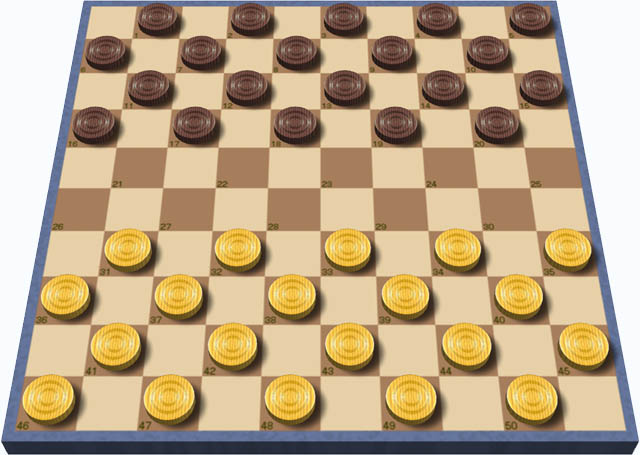
#> input picture Computer_Vision/CheckerBoard/board16.jpg, 640 x 455 px
$ python hw1_4.py board16.jpg
#> lines starting #> are read from the running program, lines starting #| are printed output that depends on the picture; after the words box and inside, x2 and y2 are one past the last pixel; in counts of white or black regions, pixels touching at a corner belong together
import cv2
import numpy as np

# 입력 이미지를 그레이스케일로 변환하고, 이진화 및 가우시안 블러를 적용
def preprocess_image(image):
    gray = cv2.cvtColor(image, cv2.COLOR_BGR2GRAY)
    _, thresh = cv2.threshold(gray, 0, 255, cv2.THRESH_BINARY + cv2.THRESH_OTSU)
    blurred = cv2.GaussianBlur(thresh, (5, 5), 0)
    return blurred

# 가장 큰 사각형 윤곽선을 찾고, 그 윤곽선을 반환
def find_board_contour(edges):
    contours, _ = cv2.findContours(edges, cv2.RETR_EXTERNAL, cv2.CHAIN_APPROX_SIMPLE)
    contours = sorted(contours, key=cv2.contourArea, reverse=True)

    for contour in contours:
        epsilon = 0.02 * cv2.arcLength(contour, True)
        approx = cv2.approxPolyDP(contour, epsilon, True)

        if len(approx) == 4:
            return approx

    print("Error. Can't find rectangle!")
    return None

# 투시 변환을 수행하는 함수
def get_perspective_transform(image, board_contour):
    board_contour = board_contour.reshape(4, 2)
    rect = np.zeros((4, 2), dtype="float32")
    s = board_contour.sum(axis=1)
    rect[0] = board_contour[np.argmin(s)]
    rect[2] = board_contour[np.argmax(s)]
    diff = np.diff(board_contour, axis=1)
    rect[1] = board_contour[np.argmin(diff)]
    rect[3] = board_contour[np.argmax(diff)]

    width = 500
    height = 500
    pts_dst = np.float32([[0, 0], [width - 1, 0], [width - 1, height - 1], [0, height - 1]])

    M = cv2.getPerspectiveTransform(rect, pts_dst)
    transformed = cv2.warpPerspective(image, M, (width, height))
    return transformed


# 원근 변환된 이미지에서 원을 검출
def detect_circles(transformed):
    transformed_gray = cv2.cvtColor(transformed, cv2.COLOR_BGR2GRAY)  # 그레이스케일 변환
    circles = cv2.HoughCircles(
        transformed_gray, cv2.HOUGH_GRADIENT, dp=1.2,  # 허프 원 변환을 사용하여 원 검출
        minDist=40, param1=50, param2=30, minRadius=10, maxRadius=30
    )
    return circles

# 검출된 원을 기준으로 흰색과 검은색 말의 개수 세는 함수
def count_pieces(transformed, circles):
    light_circles = 0
    dark_circles = 0

    if circles is not None:
        circles = np.round(circles[0, :]).astype("int")
        for (x, y, r) in circles:
            piece_color = transformed[y, x]
            if np.mean(piece_color) > 128:
                # 밝은 경우 흰색으로 분류
                light_circles += 1
            else:
                # 어두운 경우 검은색으로 분류
                dark_circles += 1
            cv2.circle(transformed, (x, y), r, (0, 255, 0), 2)

    return light_circles, dark_circles


def main(img):
#> called with img = 'board16.jpg'
    image = cv2.imread(img)
#> image is the input picture: shape (455, 640, 3); mean B, G, R 136.8, 168.5, 190.4
    if image is None:
        print("Image Load Failed!")
        return None

    blurred = preprocess_image(image)
#> in preprocess_image, `gray = cv2.cvtColor(image, cv2.COLOR_BGR2GRAY)`:
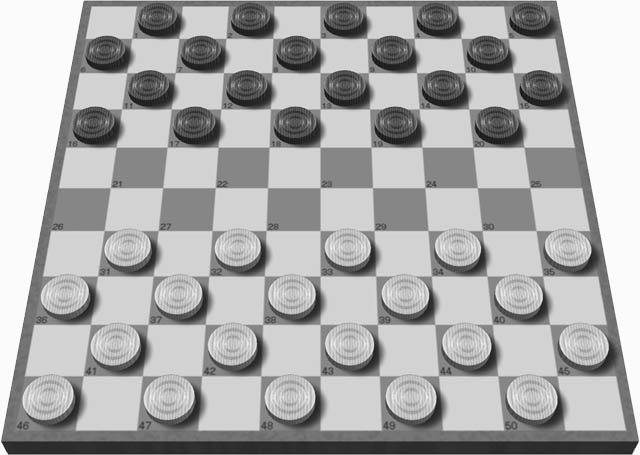
#> gray: shape (455, 640); min 6, max 255, mean 171.5
#> in preprocess_image, `_, thresh = cv2.threshold(gray, 0, 255, cv2.THRESH_BINARY + cv2.THRESH..`:
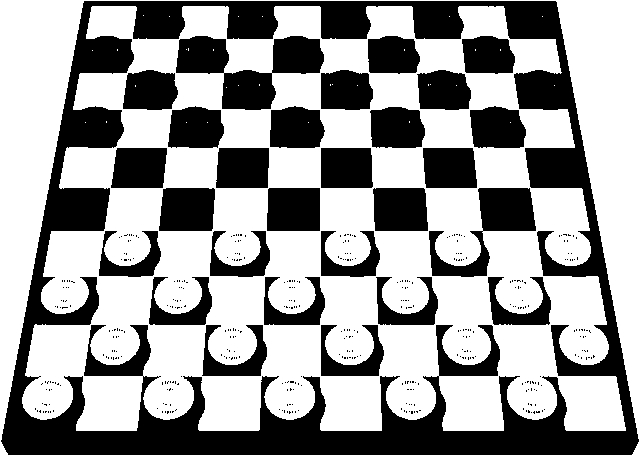
#> thresh: shape (455, 640); 61.8% white; 427 black regions (399 under 20 px), largest, box (x1, y1, x2, y2) and area: (1, 1, 639, 455) 57986, (176, 36, 324, 110) 5291, (429, 188, 536, 277) 3470
#> in preprocess_image, `blurred = cv2.GaussianBlur(thresh, (5, 5), 0)`:
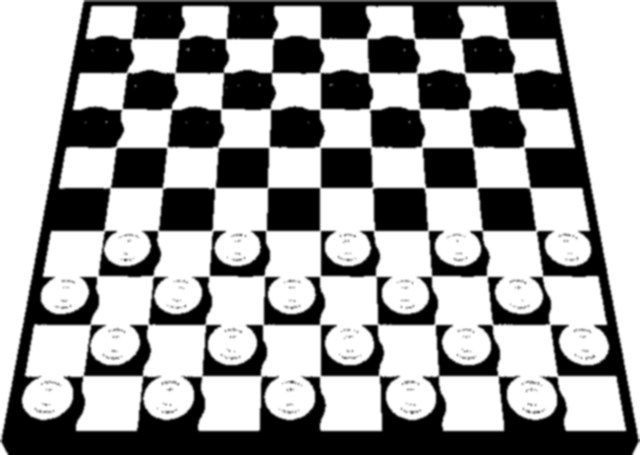
#> blurred: shape (455, 640); min 0, max 255, mean 157.5
    edges = cv2.Canny(blurred, 50, 150, apertureSize=3)
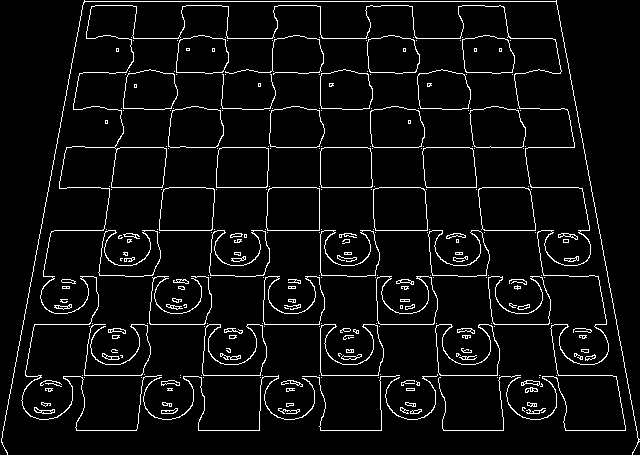
#> edges: shape (455, 640); 5.5% white in thin lines or dots

    board_contour = find_board_contour(edges)
#> in find_board_contour, `contours, _ = cv2.findContours(edges, cv2.RETR_EXTERNAL, cv2.CHAIN_APP..`: contours = 268 contours, 202 with area under 20; largest, box (x1, y1, x2, y2) and area: (21, 5, 626, 431) 2278, (478, 187, 536, 231) 2252, (373, 187, 428, 231) 2246, (159, 187, 215, 231) 2238, (266, 187, 320, 231) 2237
#> the loop in find_board_contour, `for contour in contours:` made 2 passes
#> epsilon on pass 1: 136
#> (epsilon, approx) on pass 2: (3.87, [[478, 189], [481, 229], [535, 230], [528, 188]])
#> board_contour = [[478, 189], [481, 229], [535, 230], [528, 188]]
    if board_contour is None:
        return

    transformed = get_perspective_transform(image, board_contour)
#> in get_perspective_transform, `s = board_contour.sum(axis=1)`: s = [667, 710, 765, 716]
#> in get_perspective_transform, `diff = np.diff(board_contour, axis=1)`: diff = [-289, -252, -305, -340]
#> in get_perspective_transform, `transformed = cv2.warpPerspective(image, M, (width, height))`:
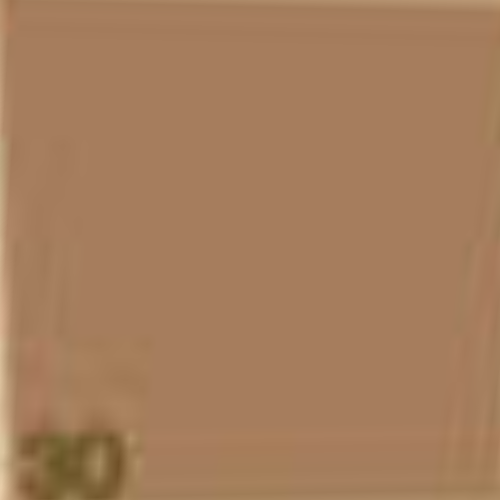
#> transformed: shape (500, 500, 3); mean B, G, R 92.3, 125.2, 165.3

    circles = detect_circles(transformed)
#> in detect_circles, `transformed_gray = cv2.cvtColor(transformed, cv2.COLOR_BGR2GRAY)`:
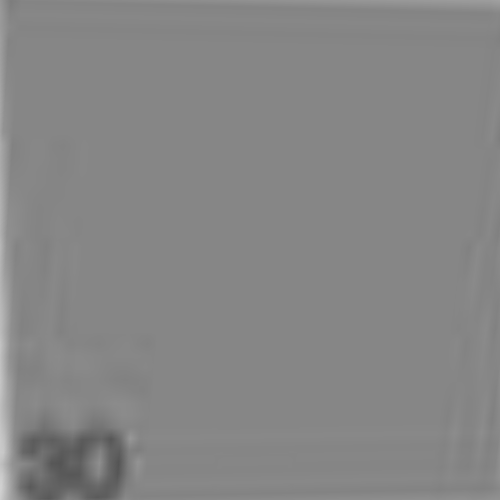
#> transformed_gray: shape (500, 500); min 84, max 209, mean 133.7
#> in detect_circles, `circles = cv2.HoughCircles( transformed_gray, cv2.HOUGH_GRADIENT, dp=1..`: circles = None
    light_circles, dark_circles = count_pieces(transformed, circles)
#> light_circles = 0; dark_circles = 0

    print(f"White pieces: {light_circles}, Black pieces: {dark_circles}")
#| White pieces: 0, Black pieces: 0
    cv2.imshow("Result", transformed)
    cv2.waitKey(0)
    cv2.destroyAllWindows()


if __name__ == "__main__":
    import sys
    if len(sys.argv) != 2:
        print("Invalid Command Line!")
    else:
        main(sys.argv[1])
